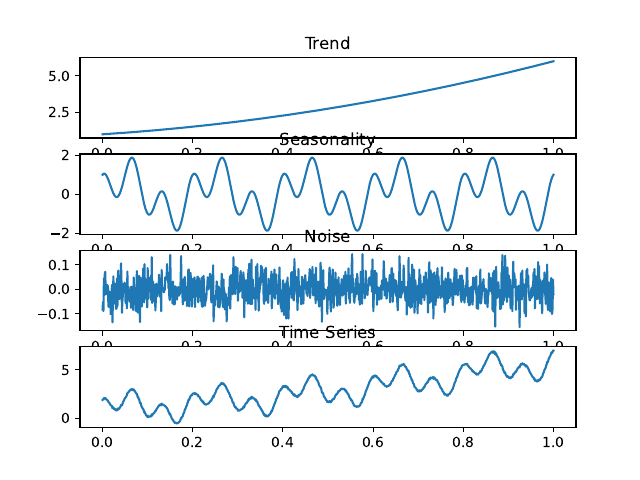

The Python source for this figure:
import numpy as np
import matplotlib.pyplot as plt
from matplotlib.backends.backend_pdf import PdfPages

pdf = []
pdfDoc = PdfPages('p01.pdf')

# a)
N = 1000
t = np.linspace(0, 1, N)

# Trend
trend = 3 * t**2 + 2 * t + 1

# Seasonality
seasonality = np.cos(2 * np.pi * t * 15) + np.sin(2 * np.pi * t * 5)

# Noise
noise = np.random.normal(0, 0.05, N)

# Time series
ts = trend + seasonality + noise

fig, axs = plt.subplots(4)
axs[0].plot(t, trend)
axs[0].set_title('Trend')
axs[1].plot(t, seasonality)
axs[1].set_title('Seasonality')
axs[2].plot(t, noise)
axs[2].set_title('Noise')
axs[3].plot(t, ts)
axs[3].set_title('Time Series')

pdf.append(fig)
fig.savefig("p01a.png")

# b)
acorr = np.correlate(ts, ts, mode='full')



for page in pdf:
    pdfDoc.savefig(page)
pdfDoc.close()